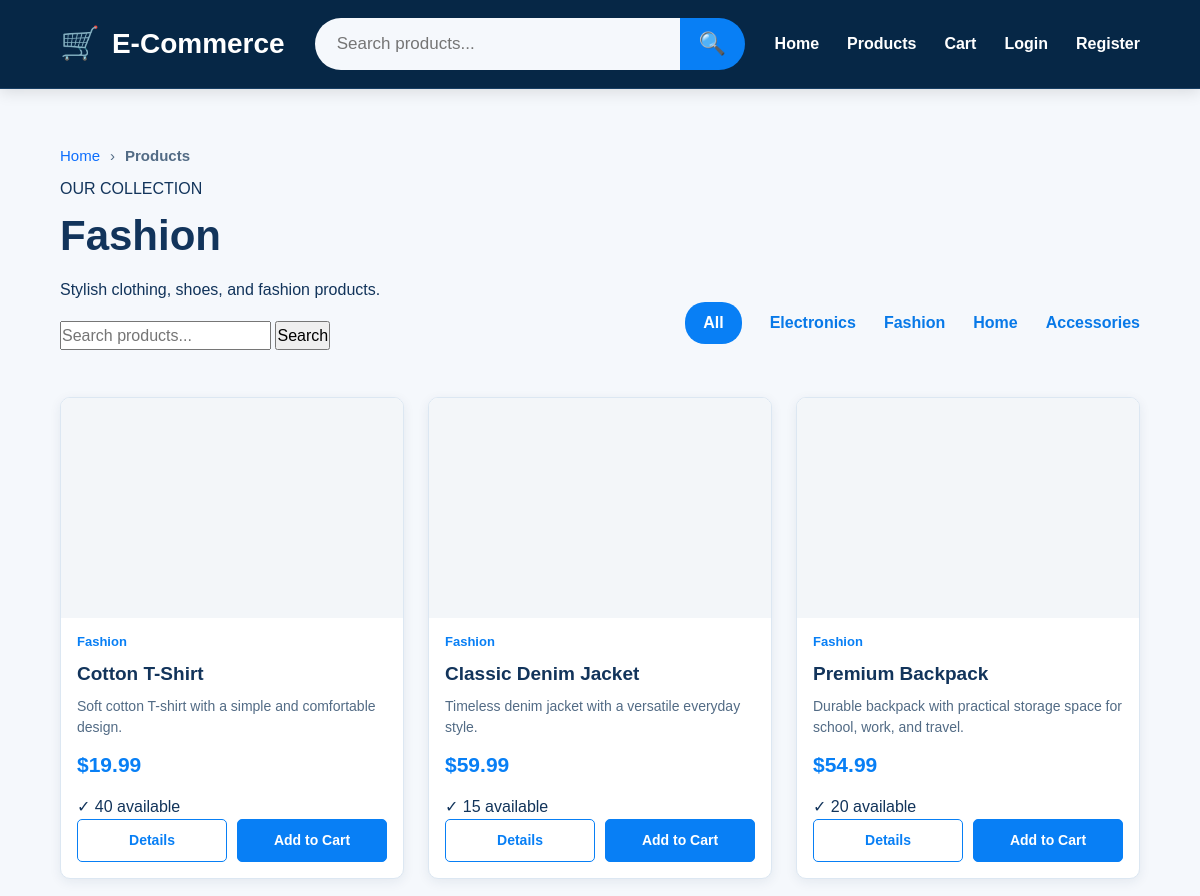
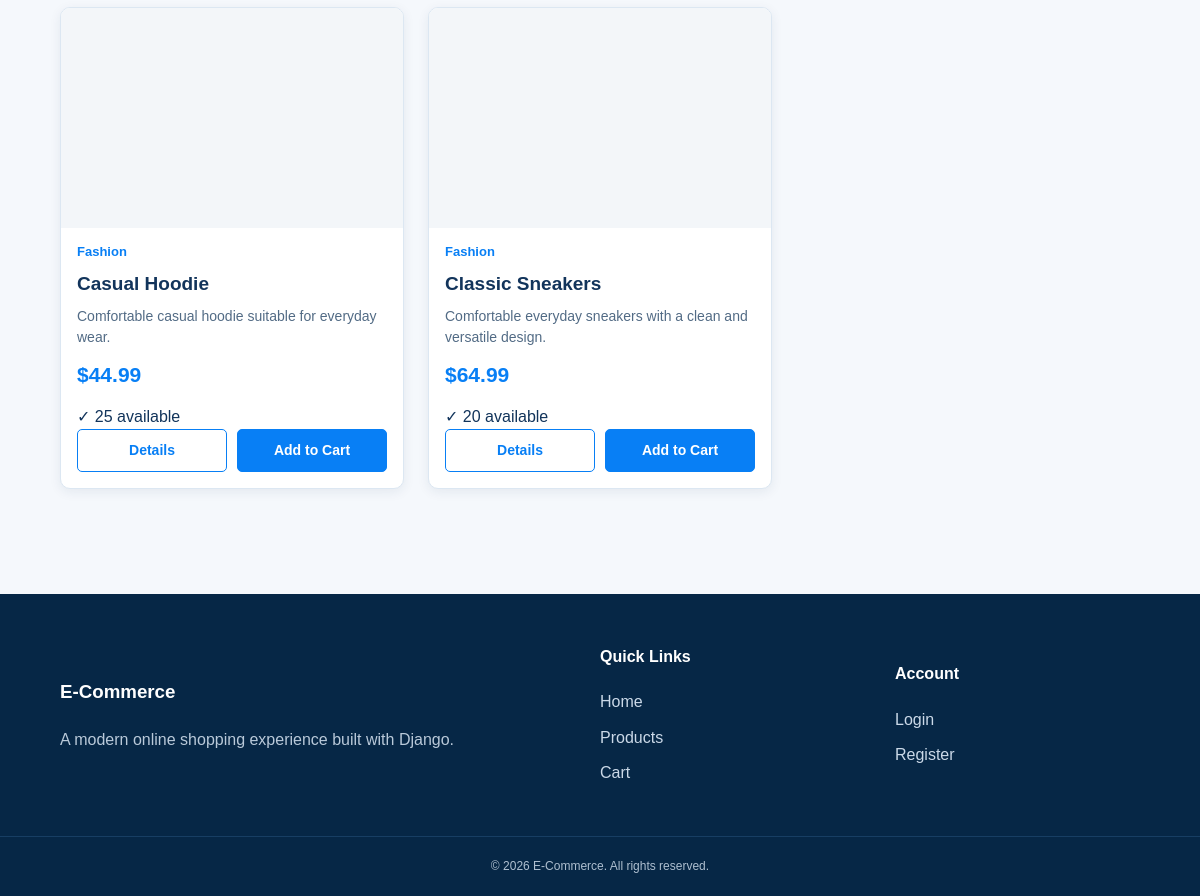
The app's page /category/2/ with its own data (2 pictures, top to bottom).
### store/models.py (models this page shows, shortened)
class Category(models.Model):
    name = models.CharField(
        max_length=100
    )
    description = models.TextField(
        blank=True
    )

class Product(models.Model):
    name = models.CharField(
        max_length=200
    )
    description = models.TextField()
    price = models.DecimalField(
        max_digits=10,
        decimal_places=2
    )
    stock = models.PositiveIntegerField(
        default=0
    )
    image = CloudinaryField(
        "image",
        blank=True,
        null=True
    )
    category = models.ForeignKey(
        Category,
        on_delete=models.SET_NULL,
        null=True,
        blank=True,
        related_name="products"
    )
    created_at = models.DateTimeField(
        auto_now_add=True
    )

### store/views.py (the view)
def category_products(request, pk):
    category = get_object_or_404(Category, pk=pk)
    products = Product.objects.filter(
        category=category
    ).order_by("-created_at")
    categories = Category.objects.all()
    _, _, cart_count = get_cart_items(request)
    return render(
        request,
        "products.html",
        {
            "products": products,
            "categories": categories,
            "category": category,
            "cart_count": cart_count,
        },
    )

### store/views.py (called while the page is built, shortened)
def get_cart(request):
    return request.session.get("cart", {})

def get_cart_items(request):
    cart = get_cart(request)
    items = []
    total = Decimal("0.00")
    cart_count = 0
    return items, total, cart_count

### store/templates/products.html (shortened to what this page needs)
{% extends "base.html" %}
{% block content %}
<div class="products-page">
    <div class="breadcrumb">
        <a href="{% url 'home' %}">Home</a>
        <span>›</span>
        <strong>Products</strong>
    </div>
    <div class="products-header">
        <div>
            <span class="products-label">OUR COLLECTION</span>
            {% if category %}
                <h1>{{ category.name }}</h1>
                <p>{{ category.description }}</p>
            {% else %}
                <h1>All Products</h1>
                <p>Discover our latest products and best deals.</p>
            {% endif %}
        </div>
    </div>
    <div class="products-toolbar">
        <form
            method="GET"
            action="{% url 'product_list' %}"
            class="product-search"
        >
            <input
                type="text"
                name="q"
                value="{{ query }}"
                placeholder="Search products..."
            >
            <button type="submit">
                Search
            </button>
        </form>
        <div class="category-links">
            <a
                href="{% url 'product_list' %}"
                class="{% if not selected_category %}active{% endif %}"
            >
                All
            </a>
            {% for cat in categories %}
                <a
                    href="{% url 'category_products' cat.id %}"
                    class="{% if selected_category == cat.id|stringformat:'s' %}active{% endif %}"
                >
                    {{ cat.name }}
                </a>
            {% endfor %}
        </div>
    </div>
    {% if products %}
        <div class="product-grid">
            {% for product in products %}
                <article class="product-card">
                    <a
                        href="{% url 'product_detail' product.id %}"
                        class="product-image"
                    >
                    </a>
                    <div class="product-info">
                        {% if product.category %}
                            <span class="product-category">
                                {{ product.category.name }}
                            </span>
                        {% else %}
                            <span class="product-category">
                                Product
                            </span>
                        {% endif %}
                        <h3>
                            <a
                                href="{% url 'product_detail' product.id %}"
                            >
                                {{ product.name }}
                            </a>
                        </h3>
                        <p>
                            {{ product.description|truncatewords:15 }}
                        </p>
                        <div class="product-price">
                            ${{ product.price }}
                        </div>
                        {% if product.stock > 0 %}
                            <div class="product-stock">
                                ✓ {{ product.stock }} available
                            </div>
                        {% else %}
                            <div class="product-stock out-of-stock">
                                Out of stock
                            </div>
                        {% endif %}
                        <div class="product-actions">
                            <a
                                href="{% url 'product_detail' product.id %}"
                                class="btn btn-outline"
                            >
                                Details
                            </a>
                            {% if product.stock > 0 %}
                                <a
                                    href="{% url 'add_to_cart' product.id %}"
                                    class="btn btn-primary"
                                >
                                    Add to Cart
                                </a>
                            {% endif %}
                        </div>
                    </div>
                </article>
            {% endfor %}
        </div>
    {% endif %}
</div>
{% endblock %}

### records on screen
Category: name "Fashion", description "Stylish clothing, shoes, and fashion products."
Category: name "Electronics"
Category: name "Home"
Category: name "Accessories"
Product: category.name "Fashion", name "Cotton T-Shirt", description "Soft cotton T-shirt with a simple and comfortable design.", price "19.99", stock "40", shows "Add to Cart"
Product: category.name "Fashion", name "Classic Denim Jacket", description "Timeless denim jacket with a versatile everyday style.", price "59.99", stock "15", shows "Add to Cart"
Product: category.name "Fashion", name "Premium Backpack", description "Durable backpack with practical storage space for school, work, and travel.", price "54.99", stock "20", shows "Add to Cart"
Product: category.name "Fashion", name "Casual Hoodie", description "Comfortable casual hoodie suitable for everyday wear.", price "44.99", stock "25", shows "Add to Cart"
Product: category.name "Fashion", name "Classic Sneakers", description "Comfortable everyday sneakers with a clean and versatile design.", price "64.99", stock "20", shows "Add to Cart"
